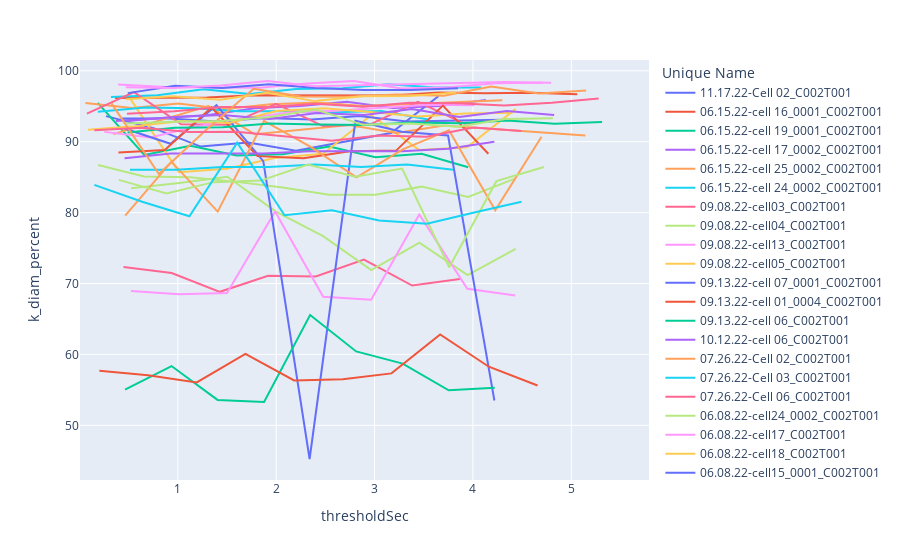

Notebook code for this chart:
### Markdown cell above
TODO: Rather than using peakHeight, use 1/2 width

### Code cell
fig = px.line(dfMaster, x=x, y=y, color='Unique Name')
fig.show()

### Figure 1 — Plotly figure (JSON) as saved in the notebook; plotly's stock layout.template omitted (floating-point values rounded to 4 significant figures)
{"data": [{"hovertemplate": "Unique Name=11.17.22-Cell 02_C002T001<br>thresholdSec=%{x}<br>k_diam_percent=%{y}<extra></extra>", "legendgroup": "11.17.22-Cell 02_C002T001", "line": {"color": "#636efa", "dash": "solid"}, "marker": {"symbol": "circle"}, "mode": "lines", "name": "11.17.22-Cell 02_C002T001", "orientation": "v", "showlegend": true, "type": "scatter", "x": [0.2693, 0.7532, 1.233, 1.716, 2.2, 2.684, 3.168, 3.652, 4.136], "xaxis": "x", "y": [93.6, 91.92, 89.31, 89.89, 88.73, 89.98, 91.23, 96.44, null], "yaxis": "y"}, {"hovertemplate": "Unique Name=06.15.22-cell 16_0001_C002T001<br>thresholdSec=%{x}<br>k_diam_percent=%{y}<extra></extra>", "legendgroup": "06.15.22-cell 16_0001_C002T001", "line": {"color": "#EF553B", "dash": "solid"}, "marker": {"symbol": "circle"}, "mode": "lines", "name": "06.15.22-cell 16_0001_C002T001", "orientation": "v", "showlegend": true, "type": "scatter", "x": [0.3623, 0.8298, 1.297, 1.771, 2.238, 2.712, 3.179, 3.652, 4.12, 4.593, 5.061, 5.528], "xaxis": "x", "y": [96.17, 96.18, 96.24, 96.56, 96.56, 96.5, 96.53, 96.94, 96.81, 96.91, 96.68, null], "yaxis": "y"}, {"hovertemplate": "Unique Name=06.15.22-cell 19_0001_C002T001<br>thresholdSec=%{x}<br>k_diam_percent=%{y}<extra></extra>", "legendgroup": "06.15.22-cell 19_0001_C002T001", "line": {"color": "#00cc96", "dash": "solid"}, "marker": {"symbol": "circle"}, "mode": "lines", "name": "06.15.22-cell 19_0001_C002T001", "orientation": "v", "showlegend": true, "type": "scatter", "x": [0.1856, 0.6595, 1.128, 1.597, 2.066, 2.54, 3.009, 3.478, 3.952, 4.421], "xaxis": "x", "y": [95.46, 88.13, 89.41, 88.05, 88.23, 89.33, 87.8, 88.28, 86.41, null], "yaxis": "y"}, {"hovertemplate": "Unique Name=06.15.22-cell 17_0002_C002T001<br>thresholdSec=%{x}<br>k_diam_percent=%{y}<extra></extra>", "legendgroup": "06.15.22-cell 17_0002_C002T001", "line": {"color": "#ab63fa", "dash": "solid"}, "marker": {"symbol": "circle"}, "mode": "lines", "name": "06.15.22-cell 17_0002_C002T001", "orientation": "v", "showlegend": true, "type": "scatter", "x": [0.3701, 0.8386, 1.312, 1.78, 2.249, 2.717, 3.19, 3.659, 4.132, 4.601], "xaxis": "x", "y": [92.9, 93.3, 93.75, 94.7, 95.05, 95.62, 94.77, 95.02, 95.87, null], "yaxis": "y"}, {"hovertemplate": "Unique Name=06.15.22-cell 25_0002_C002T001<br>thresholdSec=%{x}<br>k_diam_percent=%{y}<extra></extra>", "legendgroup": "06.15.22-cell 25_0002_C002T001", "line": {"color": "#FFA15A", "dash": "solid"}, "marker": {"symbol": "circle"}, "mode": "lines", "name": "06.15.22-cell 25_0002_C002T001", "orientation": "v", "showlegend": true, "type": "scatter", "x": [0.06054, 0.5348, 1.004, 1.473, 1.942, 2.417, 2.886, 3.355, 3.829, 4.298, 4.768], "xaxis": "x", "y": [95.46, 94.74, 95.39, 94.59, 95.28, 95.53, 95.02, 95.29, 95.61, 95.83, null], "yaxis": "y"}, {"hovertemplate": "Unique Name=06.15.22-cell 24_0002_C002T001<br>thresholdSec=%{x}<br>k_diam_percent=%{y}<extra></extra>", "legendgroup": "06.15.22-cell 24_0002_C002T001", "line": {"color": "#19d3f3", "dash": "solid"}, "marker": {"symbol": "circle"}, "mode": "lines", "name": "06.15.22-cell 24_0002_C002T001", "orientation": "v", "showlegend": true, "type": "scatter", "x": [0.3203, 0.7908, 1.261, 1.732, 2.202, 2.673, 3.143, 3.614, 4.084, 4.555], "xaxis": "x", "y": [96.31, 96.55, 97.38, 96.73, 97.41, 97.55, 98.11, 97.64, 97.64, null], "yaxis": "y"}, {"hovertemplate": "Unique Name=09.08.22-cell03_C002T001<br>thresholdSec=%{x}<br>k_diam_percent=%{y}<extra></extra>", "legendgroup": "09.08.22-cell03_C002T001", "line": {"color": "#FF6692", "dash": "solid"}, "marker": {"symbol": "circle"}, "mode": "lines", "name": "09.08.22-cell03_C002T001", "orientation": "v", "showlegend": true, "type": "scatter", "x": [0.4478, 0.9377, 1.427, 1.917, 2.402, 2.892, 3.382, 3.867, 4.357], "xaxis": "x", "y": [72.32, 71.49, 68.83, 71.09, 70.98, 73.38, 69.72, 70.64, null], "yaxis": "y"}, {"hovertemplate": "Unique Name=09.08.22-cell04_C002T001<br>thresholdSec=%{x}<br>k_diam_percent=%{y}<extra></extra>", "legendgroup": "09.08.22-cell04_C002T001", "line": {"color": "#B6E880", "dash": "solid"}, "marker": {"symbol": "circle"}, "mode": "lines", "name": "09.08.22-cell04_C002T001", "orientation": "v", "showlegend": true, "type": "scatter", "x": [0.03531, 0.5247, 1.014, 1.503, 1.993, 2.477, 2.966, 3.456, 3.945, 4.435, 4.924], "xaxis": "x", "y": [null, 83.42, 84.16, 85.05, 80.18, 76.69, 71.9, 75.77, 71.18, 74.89, null], "yaxis": "y"}, {"hovertemplate": "Unique Name=09.08.22-cell13_C002T001<br>thresholdSec=%{x}<br>k_diam_percent=%{y}<extra></extra>", "legendgroup": "09.08.22-cell13_C002T001", "line": {"color": "#FF97FF", "dash": "solid"}, "marker": {"symbol": "circle"}, "mode": "lines", "name": "09.08.22-cell13_C002T001", "orientation": "v", "showlegend": true, "type": "scatter", "x": [0.0349, 0.5234, 1.012, 1.5, 1.989, 2.478, 2.966, 3.455, 3.943, 4.432, 4.92], "xaxis": "x", "y": [null, 68.96, 68.49, 68.66, 80.17, 68.13, 67.72, 79.73, 69.25, 68.31, null], "yaxis": "y"}, {"hovertemplate": "Unique Name=09.08.22-cell05_C002T001<br>thresholdSec=%{x}<br>k_diam_percent=%{y}<extra></extra>", "legendgroup": "09.08.22-cell05_C002T001", "line": {"color": "#FECB52", "dash": "solid"}, "marker": {"symbol": "circle"}, "mode": "lines", "name": "09.08.22-cell05_C002T001", "orientation": "v", "showlegend": true, "type": "scatter", "x": [0.03518, 0.5226, 1.01, 1.497, 1.985, 2.477, 2.965, 3.452, 3.94, 4.432, 4.919], "xaxis": "x", "y": [null, 95.93, 85.7, 86.2, 87.71, 88.31, 93.74, 88.84, 89.22, 94.59, null], "yaxis": "y"}, {"hovertemplate": "Unique Name=09.13.22-cell 07_0001_C002T001<br>thresholdSec=%{x}<br>k_diam_percent=%{y}<extra></extra>", "legendgroup": "09.13.22-cell 07_0001_C002T001", "line": {"color": "#636efa", "dash": "solid"}, "marker": {"symbol": "circle"}, "mode": "lines", "name": "09.13.22-cell 07_0001_C002T001", "orientation": "v", "showlegend": true, "type": "scatter", "x": [0.427, 0.9107, 1.394, 1.878, 2.362, 2.845, 3.329, 3.812, 4.296, 4.78], "xaxis": "x", "y": [93.28, 93.28, 92.86, 93.34, 93.12, 93.62, 92.83, 92.97, 93.08, null], "yaxis": "y"}, {"hovertemplate": "Unique Name=09.13.22-cell 01_0004_C002T001<br>thresholdSec=%{x}<br>k_diam_percent=%{y}<extra></extra>", "legendgroup": "09.13.22-cell 01_0004_C002T001", "line": {"color": "#EF553B", "dash": "solid"}, "marker": {"symbol": "circle"}, "mode": "lines", "name": "09.13.22-cell 01_0004_C002T001", "orientation": "v", "showlegend": true, "type": "scatter", "x": [0.2287, 0.7095, 1.196, 1.677, 2.158, 2.645, 3.126, 3.612, 4.093, 4.574, 5.061, 5.541], "xaxis": "x", "y": [null, null, null, null, null, null, null, null, null, null, null, null], "yaxis": "y"}, {"hovertemplate": "Unique Name=09.13.22-cell 06_C002T001<br>thresholdSec=%{x}<br>k_diam_percent=%{y}<extra></extra>", "legendgroup": "09.13.22-cell 06_C002T001", "line": {"color": "#00cc96", "dash": "solid"}, "marker": {"symbol": "circle"}, "mode": "lines", "name": "09.13.22-cell 06_C002T001", "orientation": "v", "showlegend": true, "type": "scatter", "x": [0.04276, 0.5238, 1.01, 1.491, 1.978, 2.459, 2.945, 3.431, 3.913, 4.399, 4.88], "xaxis": "x", "y": [null, null, null, null, null, null, null, null, null, null, null], "yaxis": "y"}, {"hovertemplate": "Unique Name=10.12.22-cell 06_C002T001<br>thresholdSec=%{x}<br>k_diam_percent=%{y}<extra></extra>", "legendgroup": "10.12.22-cell 06_C002T001", "line": {"color": "#ab63fa", "dash": "solid"}, "marker": {"symbol": "circle"}, "mode": "lines", "name": "10.12.22-cell 06_C002T001", "orientation": "v", "showlegend": true, "type": "scatter", "x": [0.1278, 0.6168, 1.093, 1.582, 2.062, 2.56, 3.027, 3.516, 3.992], "xaxis": "x", "y": [null, null, null, null, null, null, null, null, null], "yaxis": "y"}, {"hovertemplate": "Unique Name=07.26.22-Cell 02_C002T001<br>thresholdSec=%{x}<br>k_diam_percent=%{y}<extra></extra>", "legendgroup": "07.26.22-Cell 02_C002T001", "line": {"color": "#FFA15A", "dash": "solid"}, "marker": {"symbol": "circle"}, "mode": "lines", "name": "07.26.22-Cell 02_C002T001", "orientation": "v", "showlegend": true, "type": "scatter", "x": [0.3445, 1.312, 1.783, 2.744, 3.221, 3.705, 5.143, 5.621], "xaxis": "x", "y": [91.06, 95.02, 91.03, 92.35, 91.21, 92.27, 90.86, null], "yaxis": "y"}, {"hovertemplate": "Unique Name=07.26.22-Cell 03_C002T001<br>thresholdSec=%{x}<br>k_diam_percent=%{y}<extra></extra>", "legendgroup": "07.26.22-Cell 03_C002T001", "line": {"color": "#19d3f3", "dash": "solid"}, "marker": {"symbol": "circle"}, "mode": "lines", "name": "07.26.22-Cell 03_C002T001", "orientation": "v", "showlegend": true, "type": "scatter", "x": [0.1869, 0.6693, 1.147, 1.625, 2.108, 2.586, 3.068, 3.546, 4.024], "xaxis": "x", "y": [94.2, 94.82, 94.72, 94.3, 94.3, 94.14, 94.33, 93.14, null], "yaxis": "y"}, {"hovertemplate": "Unique Name=07.26.22-Cell 06_C002T001<br>thresholdSec=%{x}<br>k_diam_percent=%{y}<extra></extra>", "legendgroup": "07.26.22-Cell 06_C002T001", "line": {"color": "#FF6692", "dash": "solid"}, "marker": {"symbol": "circle"}, "mode": "lines", "name": "07.26.22-Cell 06_C002T001", "orientation": "v", "showlegend": true, "type": "scatter", "x": [0.07567, 0.555, 1.034, 1.514, 1.998, 2.477, 2.956, 3.441, 3.915, 4.399, 4.879], "xaxis": "x", "y": [93.96, 97.0, 92.44, 92.38, 95.32, 92.2, 92.45, 95.62, 92.52, 93.22, null], "yaxis": "y"}, {"hovertemplate": "Unique Name=06.08.22-cell24_0002_C002T001<br>thresholdSec=%{x}<br>k_diam_percent=%{y}<extra></extra>", "legendgroup": "06.08.22-cell24_0002_C002T001", "line": {"color": "#B6E880", "dash": "solid"}, "marker": {"symbol": "circle"}, "mode": "lines", "name": "06.08.22-cell24_0002_C002T001", "orientation": "v", "showlegend": true, "type": "scatter", "x": [0.1879, 0.6577, 1.127, 1.597, 2.067, 2.537, 3.007, 3.476, 3.951, 4.421, 4.891], "xaxis": "x", "y": [86.72, 85.08, 84.99, 84.33, 83.53, 82.52, 82.52, 83.66, 82.2, 84.75, null], "yaxis": "y"}, {"hovertemplate": "Unique Name=06.08.22-cell17_C002T001<br>thresholdSec=%{x}<br>k_diam_percent=%{y}<extra></extra>", "legendgroup": "06.08.22-cell17_C002T001", "line": {"color": "#FF97FF", "dash": "solid"}, "marker": {"symbol": "circle"}, "mode": "lines", "name": "06.08.22-cell17_C002T001", "orientation": "v", "showlegend": true, "type": "scatter", "x": [0.253, 0.7215, 1.195, 1.663, 2.132, 2.605, 3.073, 3.542, 4.015, 4.484], "xaxis": "x", "y": [91.38, 90.61, 92.19, 93.23, 94.11, 94.38, 94.8, 95.22, 95.15, null], "yaxis": "y"}, {"hovertemplate": "Unique Name=06.08.22-cell18_C002T001<br>thresholdSec=%{x}<br>k_diam_percent=%{y}<extra></extra>", "legendgroup": "06.08.22-cell18_C002T001", "line": {"color": "#FECB52", "dash": "solid"}, "marker": {"symbol": "circle"}, "mode": "lines", "name": "06.08.22-cell18_C002T001", "orientation": "v", "showlegend": true, "type": "scatter", "x": [0.3142, 0.7834, 1.253, 1.726, 2.195, 2.664, 3.134, 3.607, 4.076], "xaxis": "x", "y": [null, null, null, null, null, null, null, null, null], "yaxis": "y"}, {"hovertemplate": "Unique Name=06.08.22-cell15_0001_C002T001<br>thresholdSec=%{x}<br>k_diam_percent=%{y}<extra></extra>", "legendgroup": "06.08.22-cell15_0001_C002T001", "line": {"color": "#636efa", "dash": "solid"}, "marker": {"symbol": "circle"}, "mode": "lines", "name": "06.08.22-cell15_0001_C002T001", "orientation": "v", "showlegend": true, "type": "scatter", "x": [0.4562, 0.927, 1.393, 1.869, 2.34, 2.806, 3.277, 3.747, 4.218, 4.684], "xaxis": "x", "y": [91.87, 89.7, 95.15, 87.25, 45.26, 92.95, 91.39, 90.87, 53.5, null], "yaxis": "y"}, {"hovertemplate": "Unique Name=06.08.22-cell10_C002T001<br>thresholdSec=%{x}<br>k_diam_percent=%{y}<extra></extra>", "legendgroup": "06.08.22-cell10_C002T001", "line": {"color": "#EF553B", "dash": "solid"}, "marker": {"symbol": "circle"}, "mode": "lines", "name": "06.08.22-cell10_C002T001", "orientation": "v", "showlegend": true, "type": "scatter", "x": [0.3965, 0.8677, 1.344, 1.81, 2.277, 2.748, 3.219, 3.695, 4.157, 4.628], "xaxis": "x", "y": [88.48, 88.81, 94.82, 87.96, 87.67, 88.66, 88.74, 95.09, 88.29, null], "yaxis": "y"}, {"hovertemplate": "Unique Name=06.08.22-cell10_0001_C002T001<br>thresholdSec=%{x}<br>k_diam_percent=%{y}<extra></extra>", "legendgroup": "06.08.22-cell10_0001_C002T001", "line": {"color": "#00cc96", "dash": "solid"}, "marker": {"symbol": "circle"}, "mode": "lines", "name": "06.08.22-cell10_0001_C002T001", "orientation": "v", "showlegend": true, "type": "scatter", "x": [0.4632, 0.9361, 1.404, 1.877, 2.345, 2.813, 3.286, 3.754, 4.222, 4.695], "xaxis": "x", "y": [55.02, 58.36, 53.58, 53.3, 65.56, 60.42, 58.7, 54.95, 55.29, null], "yaxis": "y"}, {"hovertemplate": "Unique Name=06.08.22-cell11_C002T001<br>thresholdSec=%{x}<br>k_diam_percent=%{y}<extra></extra>", "legendgroup": "06.08.22-cell11_C002T001", "line": {"color": "#ab63fa", "dash": "solid"}, "marker": {"symbol": "circle"}, "mode": "lines", "name": "06.08.22-cell11_C002T001", "orientation": "v", "showlegend": true, "type": "scatter", "x": [0.4586, 0.9272, 1.401, 1.869, 2.338, 2.807, 3.28, 3.749, 4.217, 4.686], "xaxis": "x", "y": [87.67, 88.33, 88.33, 88.33, 88.67, 88.67, 88.67, 89, 90, null], "yaxis": "y"}, {"hovertemplate": "Unique Name=06.08.22-cell19_C002T001<br>thresholdSec=%{x}<br>k_diam_percent=%{y}<extra></extra>", "legendgroup": "06.08.22-cell19_C002T001", "line": {"color": "#FFA15A", "dash": "solid"}, "marker": {"symbol": "circle"}, "mode": "lines", "name": "06.08.22-cell19_C002T001", "orientation": "v", "showlegend": true, "type": "scatter", "x": [0.465, 0.9353, 1.406, 1.876, 2.346, 2.816, 3.287, 3.757, 4.227, 4.697, 5.168], "xaxis": "x", "y": [79.56, 87.18, 80.14, 92.92, 89.3, 84.98, 88.91, 91.63, 80.33, 90.69, null], "yaxis": "y"}, {"hovertemplate": "Unique Name=06.08.22-cell14_C002T001<br>thresholdSec=%{x}<br>k_diam_percent=%{y}<extra></extra>", "legendgroup": "06.08.22-cell14_C002T001", "line": {"color": "#19d3f3", "dash": "solid"}, "marker": {"symbol": "circle"}, "mode": "lines", "name": "06.08.22-cell14_C002T001", "orientation": "v", "showlegend": true, "type": "scatter", "x": [0.04199, 0.5131, 0.9843, 1.451, 1.922, 2.393, 2.864, 3.331, 3.802, 4.273], "xaxis": "x", "y": [null, 86.04, 86.04, 86.42, 86.42, 86.79, 86.42, 86.79, 86.04, null], "yaxis": "y"}, {"hovertemplate": "Unique Name=07.18.22-cell05_0001_C002T001<br>thresholdSec=%{x}<br>k_diam_percent=%{y}<extra></extra>", "legendgroup": "07.18.22-cell05_0001_C002T001", "line": {"color": "#FF6692", "dash": "solid"}, "marker": {"symbol": "circle"}, "mode": "lines", "name": "07.18.22-cell05_0001_C002T001", "orientation": "v", "showlegend": true, "type": "scatter", "x": [0.005884, 0.4825, 0.965, 1.442, 1.924, 2.401, 2.883, 3.36, 3.842, 4.319, 4.801, 5.278, 5.76], "xaxis": "x", "y": [null, 93.94, 94.29, 94.89, 94.89, 95.34, 94.94, 95.5, 95.41, 95.11, 95.5, 96.1, null], "yaxis": "y"}, {"hovertemplate": "Unique Name=07.18.22-cell07_0002_C002T001<br>thresholdSec=%{x}<br>k_diam_percent=%{y}<extra></extra>", "legendgroup": "07.18.22-cell07_0002_C002T001", "line": {"color": "#B6E880", "dash": "solid"}, "marker": {"symbol": "circle"}, "mode": "lines", "name": "07.18.22-cell07_0002_C002T001", "orientation": "v", "showlegend": true, "type": "scatter", "x": [0.4001, 0.8845, 1.364, 1.843, 2.322, 2.801, 3.28, 3.759, 4.238, 4.723, 5.202], "xaxis": "x", "y": [84.61, 82.69, 84.3, 84.51, 86.77, 85.06, 86.22, 72.3, 84.43, 86.42, null], "yaxis": "y"}, {"hovertemplate": "Unique Name=07.18.22-cell04_0001_C002T001<br>thresholdSec=%{x}<br>k_diam_percent=%{y}<extra></extra>", "legendgroup": "07.18.22-cell04_0001_C002T001", "line": {"color": "#FF97FF", "dash": "solid"}, "marker": {"symbol": "circle"}, "mode": "lines", "name": "07.18.22-cell04_0001_C002T001", "orientation": "v", "showlegend": true, "type": "scatter", "x": [0.3934, 0.8707, 1.353, 1.831, 2.313, 2.79, 3.273, 3.75, 4.233, 4.71, 5.193], "xaxis": "x", "y": [98.08, 97.72, 97.64, 97.61, 98.21, 98.55, 97.5, 97.68, 98.25, 98.31, null], "yaxis": "y"}, {"hovertemplate": "Unique Name=07.18.22-cell03_0002_C002T001<br>thresholdSec=%{x}<br>k_diam_percent=%{y}<extra></extra>", "legendgroup": "07.18.22-cell03_0002_C002T001", "line": {"color": "#FECB52", "dash": "solid"}, "marker": {"symbol": "circle"}, "mode": "lines", "name": "07.18.22-cell03_0002_C002T001", "orientation": "v", "showlegend": true, "type": "scatter", "x": [0.08712, 0.5637, 1.046, 1.522, 2.004, 2.481, 2.962, 3.444, 3.921, 4.402, 4.879], "xaxis": "x", "y": [91.69, 92.16, 92.91, 92.63, 94.32, 94.71, 94.19, 93.56, 93.96, 94.07, null], "yaxis": "y"}, {"hovertemplate": "Unique Name=07.18.22-cell02_0002_C002T001<br>thresholdSec=%{x}<br>k_diam_percent=%{y}<extra></extra>", "legendgroup": "07.18.22-cell02_0002_C002T001", "line": {"color": "#636efa", "dash": "solid"}, "marker": {"symbol": "circle"}, "mode": "lines", "name": "07.18.22-cell02_0002_C002T001", "orientation": "v", "showlegend": true, "type": "scatter", "x": [0.01351, 0.491, 0.9731, 1.451, 1.928, 2.41, 2.888, 3.365, 3.847, 4.325], "xaxis": "x", "y": [null, 96.85, 97.87, 97.56, 98.11, 97.57, 97.3, 97.3, 97.52, null], "yaxis": "y"}, {"hovertemplate": "Unique Name=06.27.22-cell14_0001_C002T001<br>thresholdSec=%{x}<br>k_diam_percent=%{y}<extra></extra>", "legendgroup": "06.27.22-cell14_0001_C002T001", "line": {"color": "#EF553B", "dash": "solid"}, "marker": {"symbol": "circle"}, "mode": "lines", "name": "06.27.22-cell14_0001_C002T001", "orientation": "v", "showlegend": true, "type": "scatter", "x": [0.2025, 0.6974, 1.192, 1.687, 2.182, 2.677, 3.172, 3.667, 4.162, 4.657, 5.152], "xaxis": "x", "y": [57.68, 57.07, 56.05, 60.09, 56.33, 56.49, 57.33, 62.82, 58.27, 55.62, null], "yaxis": "y"}, {"hovertemplate": "Unique Name=06.27.22-cell5_0001_C002T001<br>thresholdSec=%{x}<br>k_diam_percent=%{y}<extra></extra>", "legendgroup": "06.27.22-cell5_0001_C002T001", "line": {"color": "#00cc96", "dash": "solid"}, "marker": {"symbol": "circle"}, "mode": "lines", "name": "06.27.22-cell5_0001_C002T001", "orientation": "v", "showlegend": true, "type": "scatter", "x": [0.005884, 0.4884, 0.9709, 1.453, 1.936, 2.418, 2.901, 3.383, 3.866, 4.348, 4.831, 5.313, 5.79], "xaxis": "x", "y": [null, 91.28, 91.97, 92.05, 92.56, 92.42, 92.34, 92.72, 92.58, 92.99, 92.53, 92.77, null], "yaxis": "y"}, {"hovertemplate": "Unique Name=06.27.22-cell12_0001_C002T001<br>thresholdSec=%{x}<br>k_diam_percent=%{y}<extra></extra>", "legendgroup": "06.27.22-cell12_0001_C002T001", "line": {"color": "#ab63fa", "dash": "solid"}, "marker": {"symbol": "circle"}, "mode": "lines", "name": "06.27.22-cell12_0001_C002T001", "orientation": "v", "showlegend": true, "type": "scatter", "x": [0.005644, 0.4854, 0.9651, 1.451, 1.93, 2.416, 2.895, 3.381, 3.86, 4.346, 4.826, 5.311], "xaxis": "x", "y": [null, 92.92, 93.48, 93.77, 93.2, 94.05, 93.77, 94.62, 93.48, 94.33, 93.77, null], "yaxis": "y"}, {"hovertemplate": "Unique Name=06.27.22-cell7_0001_C002T001<br>thresholdSec=%{x}<br>k_diam_percent=%{y}<extra></extra>", "legendgroup": "06.27.22-cell7_0001_C002T001", "line": {"color": "#FFA15A", "dash": "solid"}, "marker": {"symbol": "circle"}, "mode": "lines", "name": "06.27.22-cell7_0001_C002T001", "orientation": "v", "showlegend": true, "type": "scatter", "x": [0.3253, 0.8072, 1.289, 1.771, 2.253, 2.735, 3.223, 3.705, 4.187, 4.669, 5.151, 5.632], "xaxis": "x", "y": [95.41, 85.44, 91.69, 97.46, 96.38, 96.34, 96.64, 96.48, 97.76, 96.79, 97.2, null], "yaxis": "y"}, {"hovertemplate": "Unique Name=06.27.22-cell10_0001_C002T001<br>thresholdSec=%{x}<br>k_diam_percent=%{y}<extra></extra>", "legendgroup": "06.27.22-cell10_0001_C002T001", "line": {"color": "#19d3f3", "dash": "solid"}, "marker": {"symbol": "circle"}, "mode": "lines", "name": "06.27.22-cell10_0001_C002T001", "orientation": "v", "showlegend": true, "type": "scatter", "x": [0.1515, 0.6375, 1.118, 1.604, 2.085, 2.565, 3.046, 3.532, 4.013, 4.494, 4.979], "xaxis": "x", "y": [83.92, 81.53, 79.48, 89.86, 79.62, 80.33, 78.88, 78.42, 80.01, 81.52, null], "yaxis": "y"}, {"hovertemplate": "Unique Name=06.27.22-cell11_0001_C002T001<br>thresholdSec=%{x}<br>k_diam_percent=%{y}<extra></extra>", "legendgroup": "06.27.22-cell11_0001_C002T001", "line": {"color": "#FF6692", "dash": "solid"}, "marker": {"symbol": "circle"}, "mode": "lines", "name": "06.27.22-cell11_0001_C002T001", "orientation": "v", "showlegend": true, "type": "scatter", "x": [0.1508, 0.63, 1.115, 1.594, 2.563, 3.043, 3.527, 4.006, 4.491, 4.976], "xaxis": "x", "y": [91.6, 91.95, 91.35, 91.4, 90.11, 90.88, 90.69, 92.01, 91.51, null], "yaxis": "y"}, {"hovertemplate": "Unique Name=06.27.22-cell9_0001_C002T001<br>thresholdSec=%{x}<br>k_diam_percent=%{y}<extra></extra>", "legendgroup": "06.27.22-cell9_0001_C002T001", "line": {"color": "#B6E880", "dash": "solid"}, "marker": {"symbol": "circle"}, "mode": "lines", "name": "06.27.22-cell9_0001_C002T001", "orientation": "v", "showlegend": true, "type": "scatter", "x": [0.4726, 0.9568, 1.435, 1.919, 2.404, 2.882, 3.366, 3.85, 4.329, 4.813, 5.297], "xaxis": "x", "y": [92.57, 92.8, 92.91, 93.45, 94.53, 92.37, 92.55, 92.09, 93.2, 93.31, null], "yaxis": "y"}, {"hovertemplate": "Unique Name=06.03.22-cell 05_C002T001<br>thresholdSec=%{x}<br>k_diam_percent=%{y}<extra></extra>", "legendgroup": "06.03.22-cell 05_C002T001", "line": {"color": "#FF97FF", "dash": "solid"}, "marker": {"symbol": "circle"}, "mode": "lines", "name": "06.03.22-cell 05_C002T001", "orientation": "v", "showlegend": true, "type": "scatter", "x": [0.4712, 0.948, 1.436, 1.913, 2.395, 2.877, 3.354, 3.836, 4.319, 4.796, 5.278], "xaxis": "x", "y": [97.66, 97.56, 97.9, 98.56, 97.81, 97.97, 98.15, 98.3, 98.43, 98.3, null], "yaxis": "y"}, {"hovertemplate": "Unique Name=06.03.22-cell 08_0002_C002T001<br>thresholdSec=%{x}<br>k_diam_percent=%{y}<extra></extra>", "legendgroup": "06.03.22-cell 08_0002_C002T001", "line": {"color": "#FECB52", "dash": "solid"}, "marker": {"symbol": "circle"}, "mode": "lines", "name": "06.03.22-cell 08_0002_C002T001", "orientation": "v", "showlegend": true, "type": "scatter", "x": [0.4705, 0.9504, 1.43, 1.906, 2.39, 2.87, 3.35, 3.83, 4.31], "xaxis": "x", "y": [95.97, 96.39, 95.93, 96.9, 95.72, 96.39, 96.45, 96.94, null], "yaxis": "y"}], "layout": {"legend": {"title": {"text": "Unique Name"}, "tracegroupgap": 0}, "margin": {"t": 60}, "xaxis": {"anchor": "y", "domain": [0, 1], "title": {"text": "thresholdSec"}}, "yaxis": {"anchor": "x", "domain": [0, 1], "title": {"text": "k_diam_percent"}}}}
